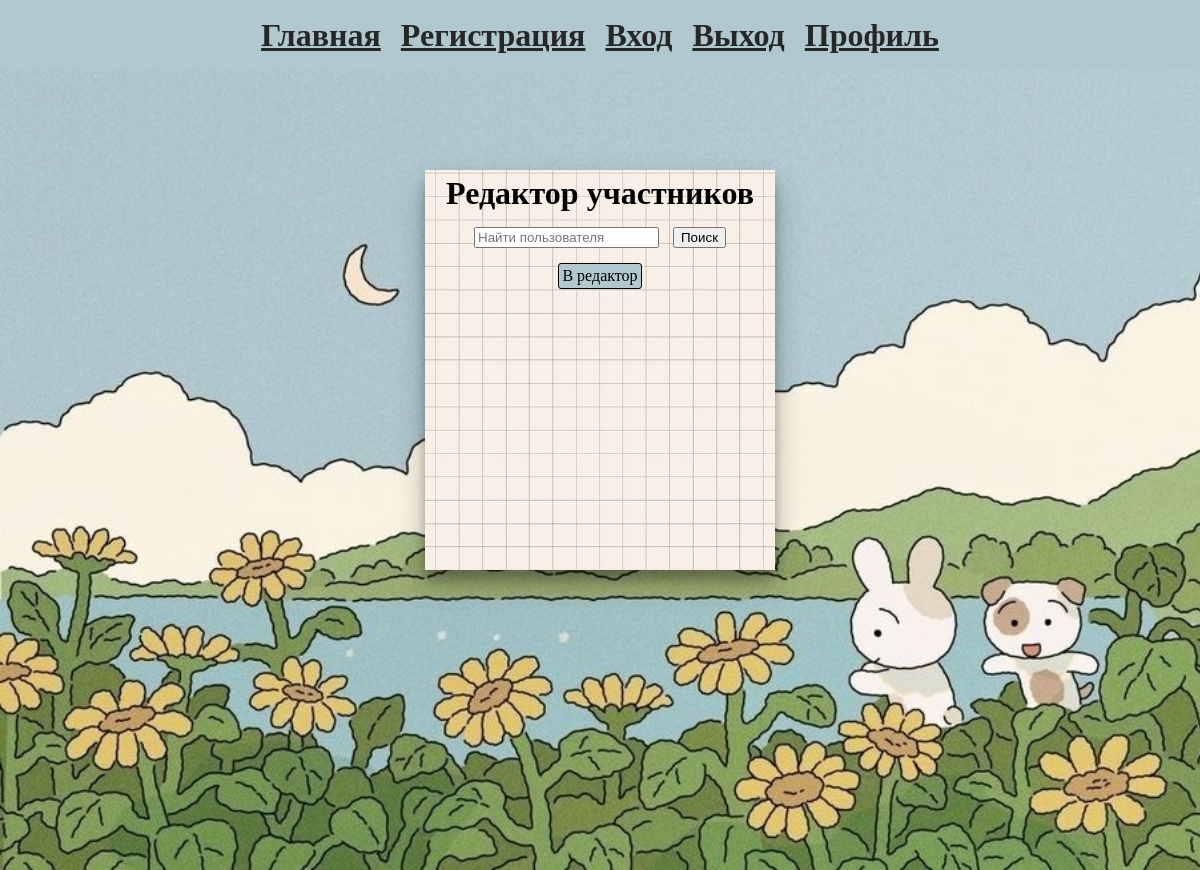
The app's page /edit_participants?group_chat_id=10 (signed in), older data.
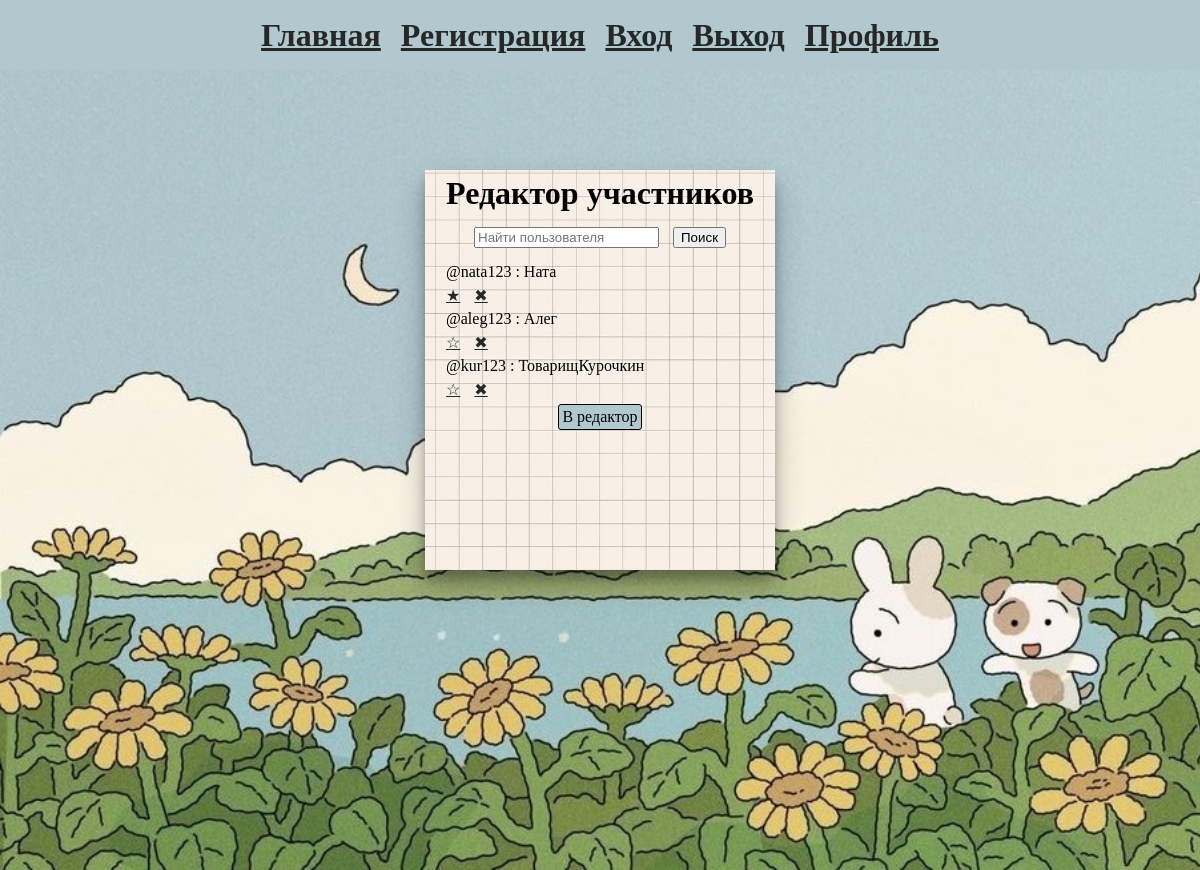
The same page, newer data.
### database_setup.py (models this page shows, shortened)
class ChatParticipant(Base):
    __tablename__ = 'chat_participant'
    Id = Column(Integer, primary_key=True)
    Status = Column(Integer, nullable=False, default=0)  # 0-участник, 1-администратор
    UserId = Column(Integer, ForeignKey('user.Id'), nullable=False)
    ChatId = Column(Integer, ForeignKey('chat.Id'), nullable=False)

class User(Base, UserMixin, SerializerMixin):
    __tablename__ = 'user'
    Id = Column(Integer, primary_key=True)
    Name = Column(String(300), nullable=False)
    Photo = Column(String(300), default="/static/images/icon.jpg")
    Login = Column(String(300), unique=True, nullable=False)
    Password = Column(String(300), nullable=False)
    ChatParticipants = relationship('ChatParticipant', backref='user', lazy=True)
    Messages = relationship('Message', backref='user', lazy=True)

### main.py (the view, shortened to what this page needs)
@app.route('/edit_participants', methods=['POST', 'GET'])
@login_required
def edit_participants():
    user_id = current_user.Id
    if not request.args.get('group_chat_id'):
        return redirect('/')
    group_chat_id = request.args.get('group_chat_id')
    group_chat = session.query(Chat).filter(Chat.Id == group_chat_id).first()
    group_chat_participants = session.query(ChatParticipant, User).filter(ChatParticipant.ChatId == group_chat_id). \
        join(User, User.Id == ChatParticipant.UserId).order_by(desc(ChatParticipant.Status)).all()
    return render_template('/edit_participants.html', group_chat=group_chat,
                           group_chat_participants=group_chat_participants)

### main.py (called while the page is built)
@login_manager.user_loader
def load_user(user_id):
    return session.query(User).filter_by(Id=user_id).first()

### templates/edit_participants.html (shortened to what this page needs)
{% extends 'base.html' %}
{% block body %}
<div class="background_image">
    <div class="paper top_div">
        <div>
            <h1 class="top_div">Редактор участников</h1>
            <div class="top_div">
                <form method="post">
                    <input type="text" name="search" placeholder="Найти пользователя">
                    <input type="submit" value="Поиск">
                </form>
            </div>
            <div class="scrolling">
                {% for group_chat_participant in group_chat_participants %}
                    {% if group_chat_participant.ChatParticipant.Status == 0 %}
                        <p>@{{ group_chat_participant.User.Login }} : {{ group_chat_participant.User.Name }} </p>
                        <a href="{{ url_for('change_status', user_id=group_chat_participant.User.Id, group_chat_id=group_chat_participant.ChatParticipant.ChatId) }}">☆</a>
                        <a href="{{ url_for('leave_chat', user_id=group_chat_participant.User.Id, group_chat_id=group_chat_participant.ChatParticipant.ChatId) }}">✖</a>
                    {% else %}
                        <p>@{{ group_chat_participant.User.Login }} : {{ group_chat_participant.User.Name }}</p>
                        <a href="{{ url_for('change_status', user_id=group_chat_participant.User.Id, group_chat_id=group_chat_participant.ChatParticipant.ChatId) }}">★</a>
                        <a href="{{ url_for('leave_chat', user_id=group_chat_participant.User.Id, group_chat_id=group_chat_participant.ChatParticipant.ChatId) }}">✖</a>
                    {% endif %}
                {% endfor %}
            </div>
            <div class="top_div">
                <a class="mimic_button" href="{{ url_for('edit_group_chat', group_chat_id=group_chat.Id) }}">В редактор</a>
            </div>
        </div>
    </div>
</div>
{% endblock %}

Row changes from the older to the newer data that the page shows:
added ChatParticipant: User.Login "nata123", User.Name "Ната"
added ChatParticipant: User.Login "aleg123", User.Name "Алег"
added ChatParticipant: User.Login "kur123", User.Name "ТоварищКурочкин"
